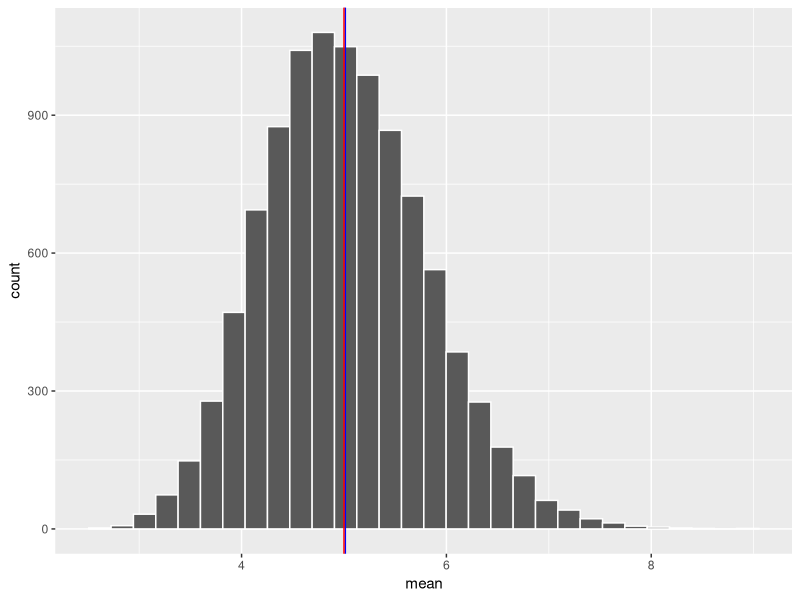
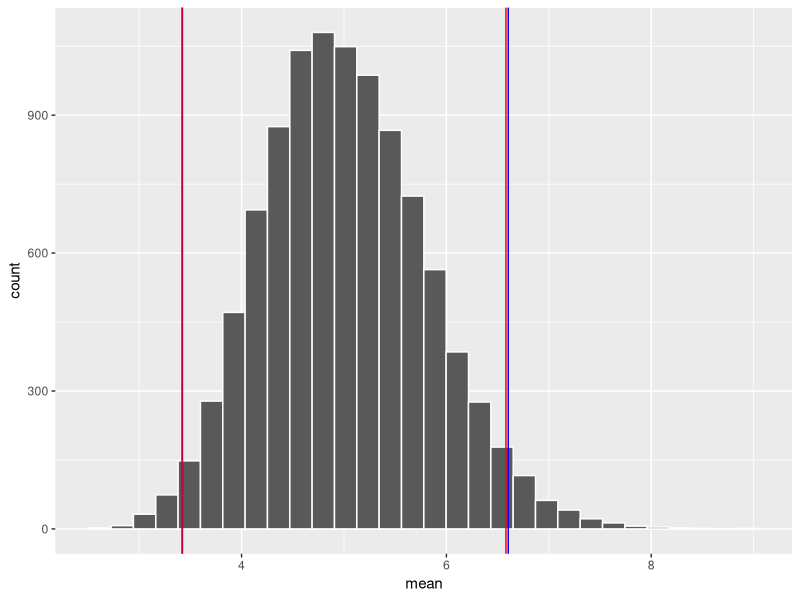
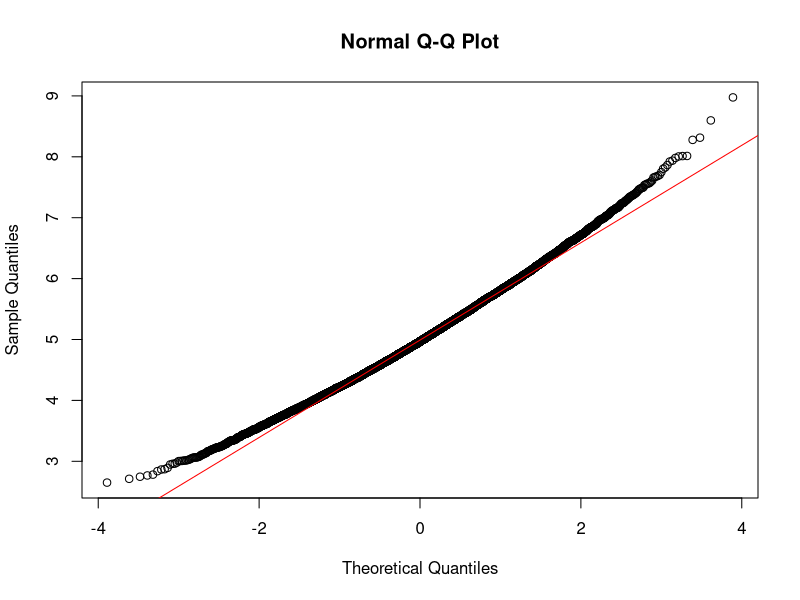

Reproduce these figures in R, in order.
## ---- chunk 1
library(ggplot2)
#set.seed(131)
n <- 40        # no of samples
lambda <- 0.2  # rate of exponential distribution
nsim <- 10000   # no of simulation

rexp_matrix <- matrix(rexp(n * nsim, rate = lambda), nrow = nsim, ncol = n)
dim(rexp_matrix)
## ---- chunk 2
sim_means <- rowMeans(rexp_matrix)
head(sim_means)
## ---- chunk 3
mean_mns <- mean(sim_means)
mean_mns
## ---- chunk 4
theoretical_mean <- 1 / lambda
theoretical_mean
## ---- chunk 5
ggplot(data = data.frame(mean = sim_means),  aes(mean)) +
  geom_histogram(aes(mean), color = "white", bins = 30) +
  geom_vline(xintercept = mean_mns, color = "blue") +
  geom_vline(xintercept = theoretical_mean, color = "red") 
## ---- chunk 6
var_mns <- var(sim_means)
var_mns
## ---- chunk 7
theoretical_var <- (1 / (lambda^2)) / n
theoretical_var
## ---- chunk 8
ggplot(data = data.frame(mean = sim_means),  aes(mean)) +
  geom_histogram(aes(mean), color = "white", bins = 30) +
  geom_vline(xintercept = mean_mns + 2 * sqrt(var_mns), color = "blue") +
  geom_vline(xintercept = mean_mns - 2 * sqrt(var_mns), color = "blue") +
  geom_vline(xintercept = theoretical_mean + 2 * sqrt(theoretical_var), color = "red") +
  geom_vline(xintercept = theoretical_mean - 2 * sqrt(theoretical_var), color = "red") 
## ---- chunk 9
qqnorm(sim_means)
qqline(sim_means, col = "red")
